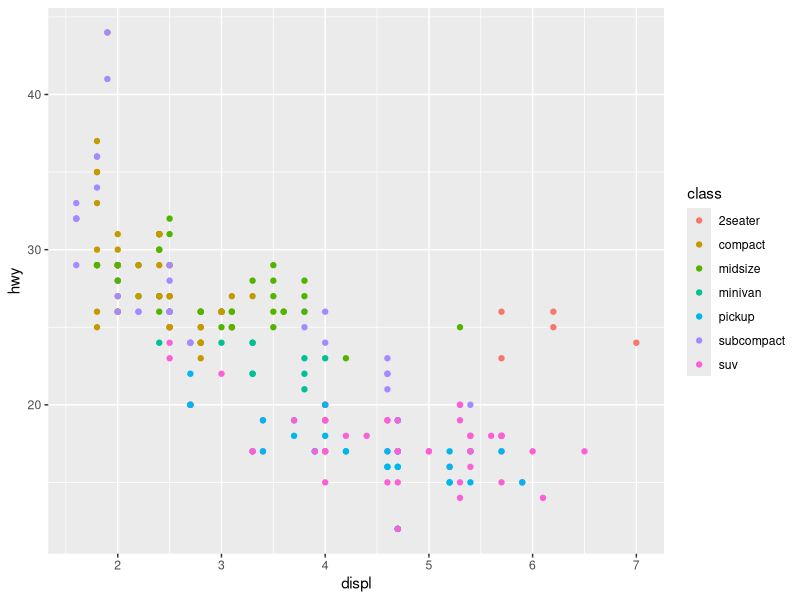
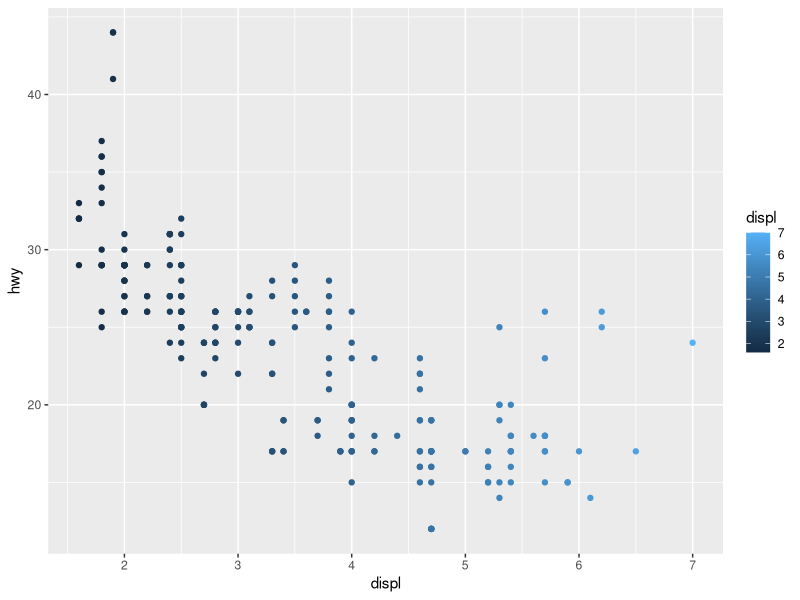
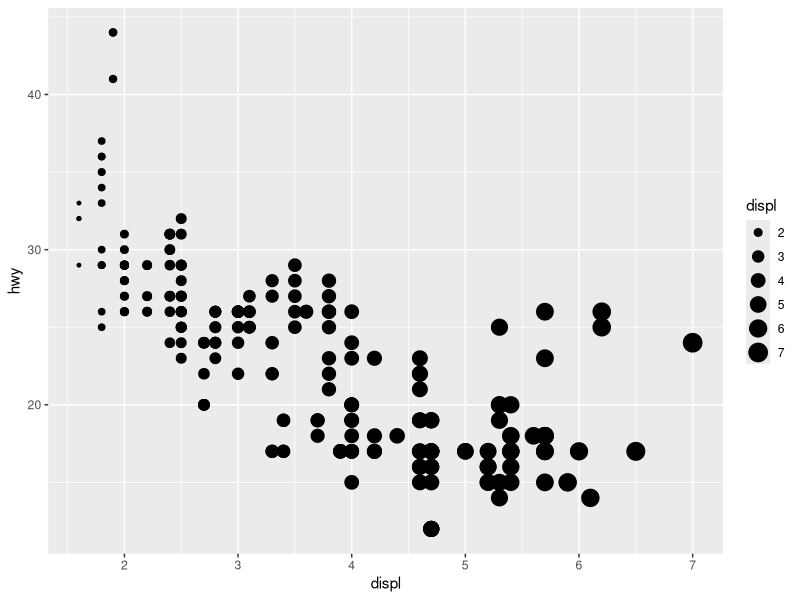
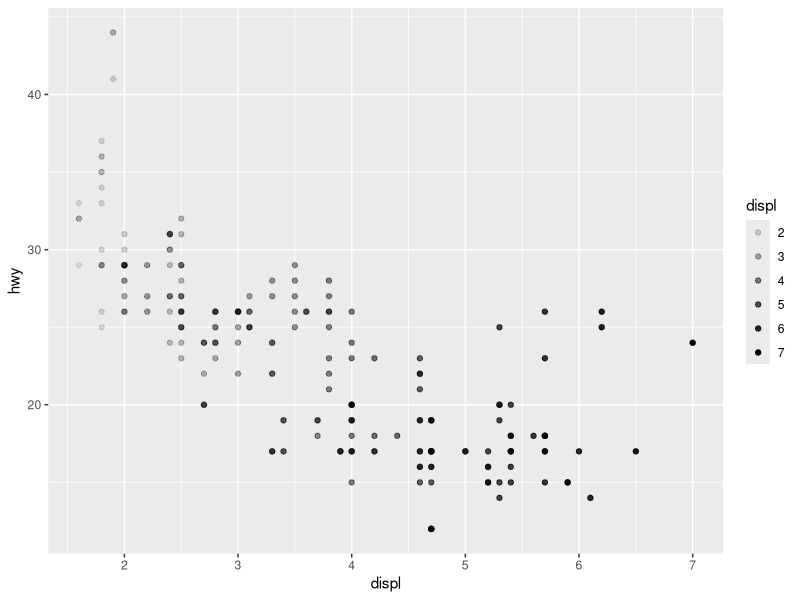
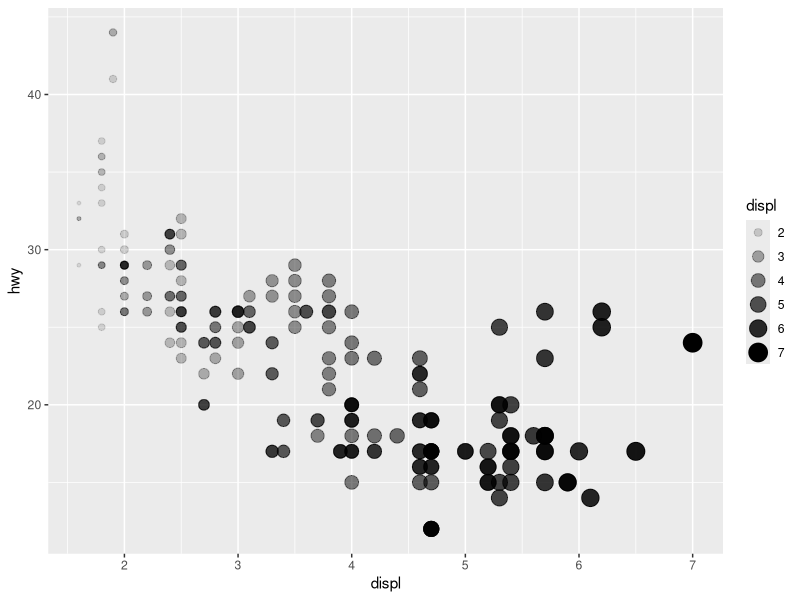
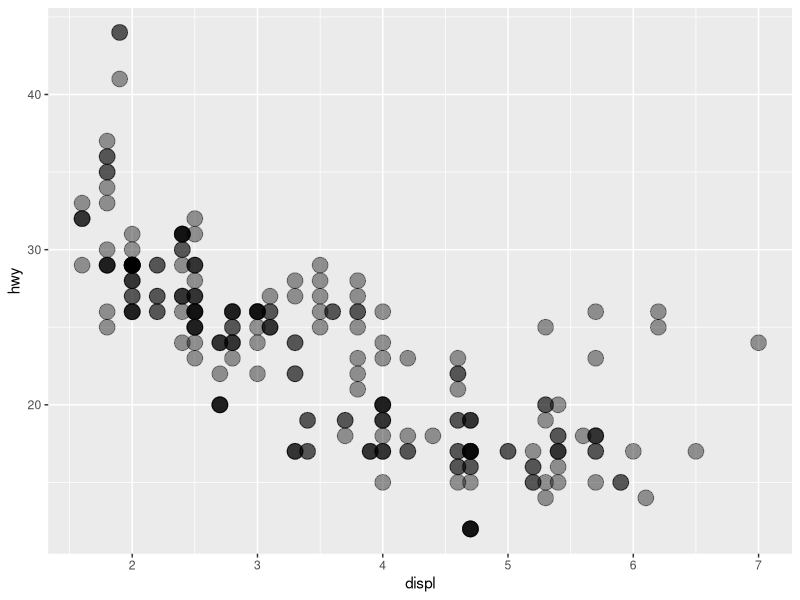
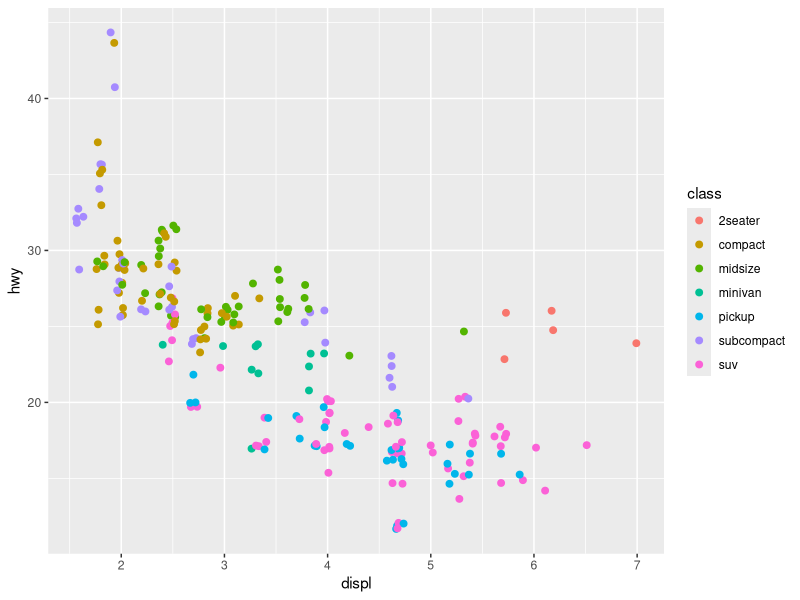
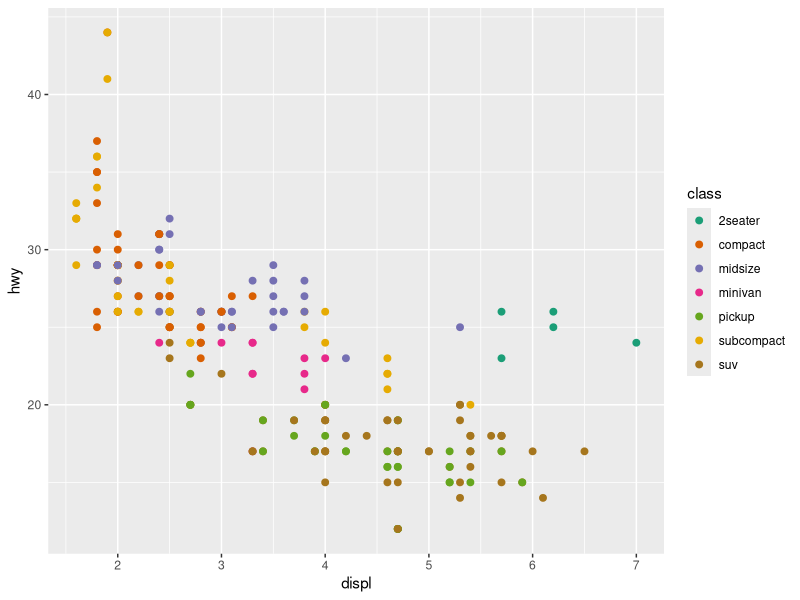

Source code (R) for these figures, in order:
##
##
##    Workshop #5: Data visualization via ggplot2 (part 2)
##
##    Objective:  Become familiar with the variety of ways ggplot2
##                can be used to create graphs
##                
##    Authors:    Calvin J. Munson
##
##    Date:       May 29th, 2020
##
##
##




# 1. Set up ---------------------------------------------------------------

## Load packages
library(tidyverse)

## Read in data
data(mpg)


# 2. Explore the data -----------------------------------------------------

mpg

head(mpg)


## Since mtcars is a built-in dataset, run the below line of code to read more about it
?mpg




# 3. Explore new plotting aesthetics ------------------------------------------

## So far in the workshops, we have explored how to change the colors and shapes
## of points when using geom_point()

## For instance, let's look at a graph of engine displacement vs highway miles per gallon
## we can color the points by the class of car
mpg %>% 
  ggplot(aes(x = displ, y = hwy, color = class)) +
  geom_point()


## But what if we want to use an aesthetic to display information about the points 
## using a continuous variable, like displ?
mpg %>% 
  ggplot(aes(x = displ, y = hwy, color = displ)) +
  geom_point()

# Note that the x-axis scale and the color scale have the same values! 

## Colors and shapes aren't the only aesthetics we can use though!

# Let's assign the size of the points to displ
mpg %>% 
  ggplot(aes(x = displ, y = hwy, size = displ)) +
  geom_point()


# You can even make the points vary in transparency using the alpha aesthetic
mpg %>% 
  ggplot(aes(x = displ, y = hwy, alpha = displ)) +
  geom_point()

# Or you could go CRAZY and throw in a bunch of scales
mpg %>% 
  ggplot(aes(x = displ, y = hwy, size = displ, alpha = displ)) +
  geom_point()

## Notice that the legend is smart, and incorporates both alpha and size into the legend



## What happens when these features (size, alpha, color) are used OUTSIDE of the 
## aes() function?
## That tells ggplot that you want to assign a constant size, alpha, color etc
## WITHOUT respect to the data itself

mpg %>% 
  ggplot(aes(x = displ, y = hwy)) +
  geom_point(size = 5, alpha = .4)

## You will notice that when the alpha is reduced, some points remain fairly opaque - 
## This is because there are overlapping points! With some datasets, this could create a problem
## by misrepresenting the presence of data. Another way to reveal hidden data is to use
## position = position_jitter() within the geom_point layer
## Read the position_jitter() function help page to learn more
?position_jitter()

mpg %>% 
  ggplot(aes(x = displ, y = hwy, color = class)) +
  geom_point(size = 2,
             position = position_jitter())

## Notice that now, you can see more points that were otherwise hidden!


# 4. Scales ---------------------------------------------------------------


## So what do we do when we don't want to use the default color pallets, shapes, sizes, etc?
## That is where we get into scales.
## Scales tell ggplot how you want the aesthetics of the data to be represented.

mpg %>% 
  ggplot(aes(x = displ, y = hwy, color = class)) +
  geom_point(size = 2) +
  scale_color_brewer(palette = "Dark2")

## Show color palette cheatsheet from powerpoint (and on shared Google Drive!)

## You don't have to rely on the predetermined palettes - you can set colors manually

## Scale manual to highlight the 2seater points
mpg %>% 
  ggplot(aes(x = displ, y = hwy, color = class)) +
  geom_point(size = 2) +
  scale_color_manual(values = c("red", "black", "black", "black", "black", "black", "black"))


## You can also specify colors when color is assigned to a continuous variable, like displacement
## scale_color_gradient allows you to specify and high and a low value, while 
## scale_color_gradient2 allows you to specificy a midpoint as well
mpg %>% 
  ggplot(aes(x = displ, y = hwy, color = displ)) +
  geom_point(size = 2) +
  scale_color_gradient2(low = "red", mid = "gray50", midpoint = 4, high = "blue")




# 5. Adding extra geoms ---------------------------------------------------

## When we assign columns to the aes() arguement within ggplot(), all geoms adopt those aesthetics by default
## Notice that there are trendlines for each class, as specified by color!
mpg %>% 
  ggplot(aes(x = displ, y = hwy, color = class)) +
  geom_point() +
  geom_smooth(method = "lm",
              alpha = 0.25) +
  theme_bw()

## If we remove class as a separate aesthetic, then the trendline becomes a trendline for the whole
## dataset - not specific to class
mpg %>% 
  ggplot(aes(x = displ, y = hwy)) +
  geom_point() +
  geom_smooth(method = "lm",
              alpha = 0.25) +
  theme_bw()

## If we still want the points to have the color aesthetic assigned to class, but not have geom_smooth 
## adopt it, then we can specify color = class in geom_point()'s aesthetic only!
mpg %>% 
  ggplot(aes(x = displ, y = hwy)) +
  geom_point(aes(color = class)) +
  geom_smooth(method = "lm",
              alpha = 0.25) +
  theme_bw()
## With this code, both geom_point and geom_smooth are still adopting the x = displ and y = hwy aesthetics,
## since those were specified in ggplot(), but ONLY geom_point() adopts the color = class aesthetic


## What do we do if we want to create a trendline, but ONLY for one "class" of car?
## The function subset() will help us out!
## With subset, we tell geom_smooth() to only use data for a particular condition - a particular class of car. We do this by subsetting the data that goes into the geom_smooth function
# By default, geom_smooth() (and geom_point) inherits both 1) the data that we fed into ggplot(), and 2) the aesthetics that we chose within the ggplot() function.
# By changing the data argument of geom_smooth(), we make it so that the only data geom_smooth sees is what we subsetted - only rows from mpg that have "compact" in the "class" column
mpg %>% 
  ggplot(aes(x = displ, y = hwy, color = class)) +
  geom_point() +
  geom_smooth(data = subset(mpg, class == "compact"),
              method = "lm",
              alpha = 0.25) +
  theme_bw()


# 6. Theme() --------------------------------------------------------------

## With scales and aesthetics, we are directly changing how data is represented in the graph,
## and that can have very serious implications for how that data is interpreted.
## Themes, in contrast, don't modify the data at all. It just changes how the plot looks
## This includes things like font type, font size, plot lines, legend position, etc

## ggplot has built in themes. Let's try some with a previous graph:

mpg %>% 
  ggplot(aes(x = displ, y = hwy, color = class)) +
  geom_point(size = 2) +
  scale_color_brewer(palette = "Dark2") +
  theme_classic()


## Notice how the plot lines, fonts, etc vary with each preset theme
## Each of these components can be individual changed too!
## Let's experiment: First, we add the theme() layer to our ggplot

## Use the following line to visit the help page and see the many, many 
## plot components that you can modify!
?theme()

## Let's change the x-axis text size
mpg %>% 
  ggplot(aes(x = displ, y = hwy, color = class)) +
  geom_point(size = 2) +
  scale_color_brewer(palette = "Dark2") +
  theme_minimal() +
  theme(axis.text.x = element_text(size = 14))


## The title is still small, so we can change that too, and make it a little bigger
mpg %>% 
  ggplot(aes(x = displ, y = hwy, color = class)) +
  geom_point(size = 2) +
  scale_color_brewer(palette = "Dark2") +
  theme_minimal() +
  theme(axis.text.x = element_text(size = 14),
        axis.title.x = element_text(size = 16))

## And then we can do the same for the y axis: we add the same code, 
## but instead of specifying x-axis with .x, we write .y
mpg %>% 
  ggplot(aes(x = displ, y = hwy, color = class)) +
  geom_point(size = 2) +
  scale_color_brewer(palette = "Dark2") +
  theme_minimal() +
  theme(axis.text.x = element_text(size = 14),
        axis.title.x = element_text(size = 16),
        axis.text.y = element_text(size = 14),
        axis.title.y = element_text(size = 16))


## There are lines for each x-axis label, but also lines halfway between labels.
## If we want to remove those, we can change the panel.grid.minor argument. 
## (the lines at each label are controlled by panel.grid.major)
## Notice, when we modified the axis title/text, we specified the size within
## the element_text() function.
## When we want to totally remove a component, we use element_blank()

mpg %>% 
  ggplot(aes(x = displ, y = hwy, color = class)) +
  geom_point(size = 2.5) +
  scale_color_brewer(palette = "Dark2") +
  theme_minimal() +
  theme(axis.text.x = element_text(size = 14),
        axis.title.x = element_text(size = 16),
        axis.text.y = element_text(size = 14),
        axis.title.y = element_text(size = 16),
        panel.grid.minor.x = element_blank(),
        panel.grid.minor.y = element_blank())


## When we modify a component of the plot that is a line, rather than remove it,
## we use the element_line() function
mpg %>% 
  ggplot(aes(x = displ, y = hwy, color = class)) +
  geom_point(size = 2.5) +
  scale_color_brewer(palette = "Dark2") +
  theme_minimal() +
  theme(axis.text.x = element_text(size = 14),
        axis.title.x = element_text(size = 16),
        axis.text.y = element_text(size = 14),
        axis.title.y = element_text(size = 16),
        panel.grid.minor.x = element_blank(),
        panel.grid.minor.y = element_blank(),
        panel.grid.major = element_line(color = "lightblue")
        )

## Check out the ggplot2 theme elements cheatsheet on the google drive to see what 
## arguments/functions correspond to which components of the plot!




# 7. Exporting plots ------------------------------------------------------

ggsave(filename = "~/Desktop/FIU_R_Workshop/workshop5_data_visualization_pt2/mpg_plot_2.pdf",
       width = 6,
       height = 5,
       dpi = 320)

